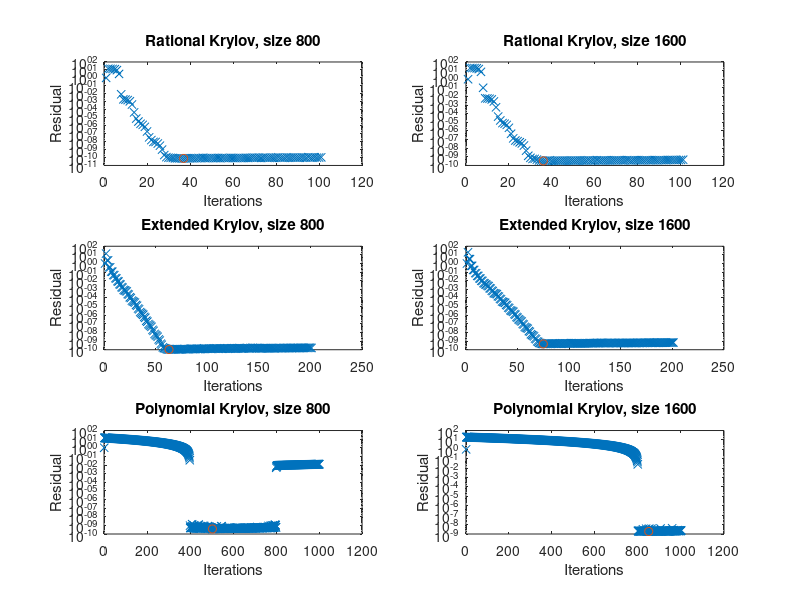

The MATLAB script that drew this image:
load('rk_rootsden_mat.mat')
subplot(321);
semilogy(resid_mat(:, 6), 'x');hold on;
[m,i] = min(resid_mat(:,6));
semilogy(i,m, 'o'); hold on; title('Rational Krylov, size 800');
subplot(322);
semilogy(resid_mat(:, 10), 'x');hold on;
[m,i] = min(resid_mat(:,10));
semilogy(i,m, 'o'); hold on; title('Rational Krylov, size 1600')
clear
load('extendedk__mat.mat')
subplot(323);
semilogy(resid_mat(:, 6), 'x');hold on;
[m,i] = min(resid_mat(:,6));
semilogy(i,m, 'o'); hold on; title('Extended Krylov, size 800');
subplot(324);
semilogy(resid_mat(:, 10), 'x');hold on;
[m,i] = min(resid_mat(:,10));
semilogy(i,m, 'o'); hold on; title('Extended Krylov, size 1600');
clear
load('polyk_mat.mat')
subplot(325); semilogy(resid_mat(:, 6), 'x');hold on;
[m,i] = min(resid_mat(:,6));
semilogy(i,m, 'o'); hold on; title('Polynomial Krylov, size 800');
subplot(326);
semilogy(resid_mat(:, 10), 'x');hold on;
[m,i] = min(resid_mat(:,10));
semilogy(i,m, 'o'); hold on; title('Polynomial Krylov, size 1600');

for i = 1:1:6
subplot(3, 2, i)
xlabel('Iterations');
ylabel('Residual');
hold on
end